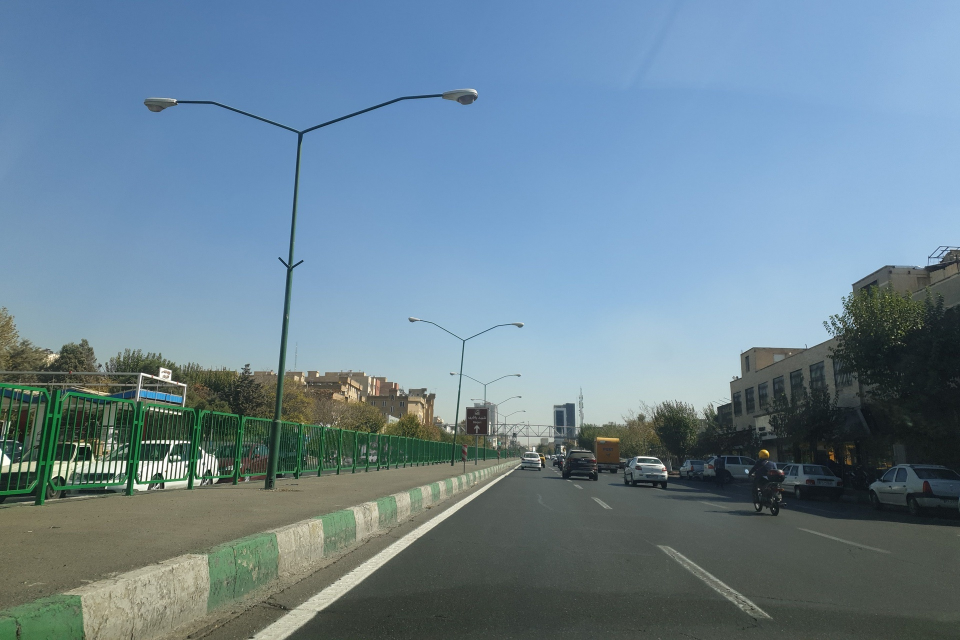
#> input picture data/img1.jpg, 1920 x 1280 px (shown at 1/2 size)
$ python part2.py
#> lines starting #> are read from the running program, lines starting #| are printed output that depends on the picture; after the words box and inside, x2 and y2 are one past the last pixel; in counts of white or black regions, pixels touching at a corner belong together
### utils/image.py
import cv2


def read_image(name):
#> called with name = 'data/img1.jpg'
    image = cv2.imread(name)
#> image is the input picture: shape (1280, 1920, 3); mean B, G, R 147.3, 131.8, 107.3
    return image


def grayscale_image(image):
    grayscale_image = cv2.cvtColor(image, cv2.COLOR_BGR2GRAY)
    return grayscale_image


def resize_image(image):
    # resized_image = cv2.resize(image, (image.shape[0]-500, image.shape[1]-500))
    resized_image = cv2.resize(image, (600, 600))
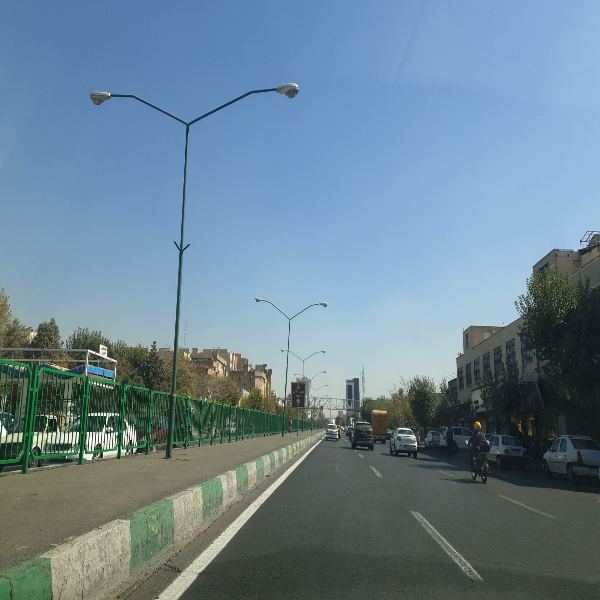
#> resized_image: shape (600, 600, 3); mean B, G, R 147.3, 131.8, 107.2
    return resized_image


def show_image(name, image):
    cv2.imshow(name, image)
    cv2.waitKey(0)
    cv2.destroyAllWindows()

### part2.py
import cv2
from utils.image import (read_image, resize_image, grayscale_image, show_image)


def canny_func(image):
    gray_image = grayscale_image(image)
#> in grayscale_image, `grayscale_image = cv2.cvtColor(image, cv2.COLOR_BGR2GRAY)`:
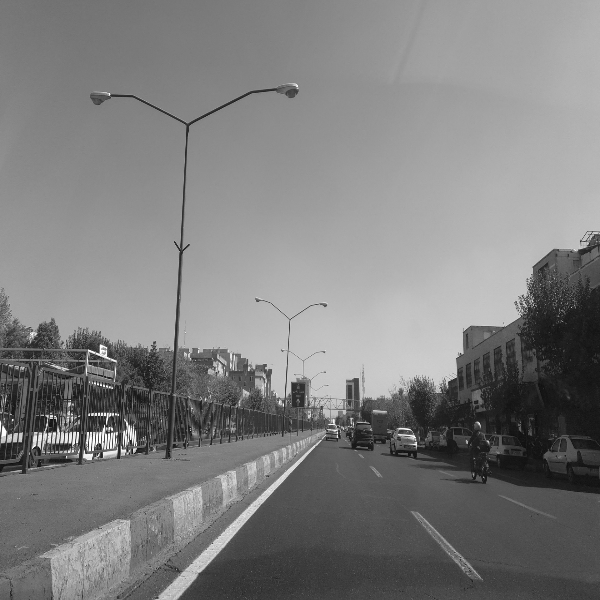
#> grayscale_image: shape (600, 600); min 12, max 254, mean 126.2
    gaussian_blur_image = cv2.GaussianBlur(gray_image, (5, 5), 2)
    median_iamge = cv2.medianBlur(gaussian_blur_image, 5)
    edges = cv2.Canny(image=median_iamge, threshold1=110, threshold2=150)
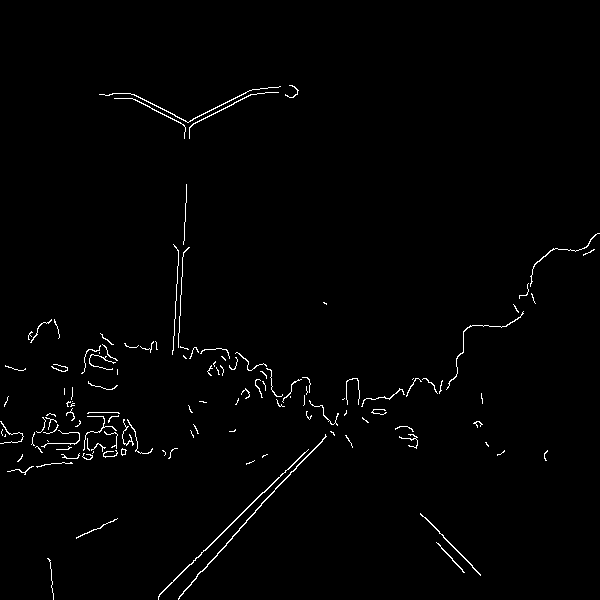
#> edges: shape (600, 600); 1.2% white in thin lines or dots, all inside (x1, y1, x2, y2) = (0, 85, 600, 600)
    return edges


if __name__ == '__main__':
    img1 = read_image('data/img1.jpg')
    resized_image = resize_image(img1)
    show_image('img1', resized_image)

    canny_img = canny_func(resized_image)
    show_image('edge_img1', canny_img)
